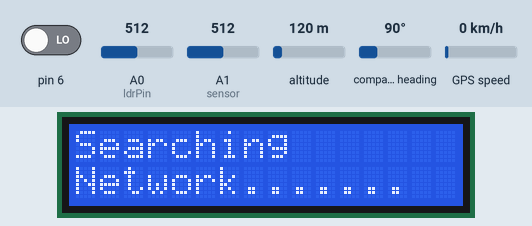
Bench run of a sketch on a simulated Arduino Uno, built with avr-gcc and run on an emulated ATmega328P. Shown: 16×2 character LCD. The test bench sets the inputs (shaded band); at power-on: pin 6 LOW, A0 (ldrPin) = 512, A1 (sensor) = 512, altitude 120 m, compass heading 90°, GPS speed 0 km/h. The GPS gets a fix after 3 s at 37.7749, -122.4194 with 8 satellites; the modem accepts every AT command (registered, SIM ready, sends succeed) and sends nothing else; what the sketch prints to the serial monitor is not drawn.

Above: at 2.3 s.
At 6.4 s:
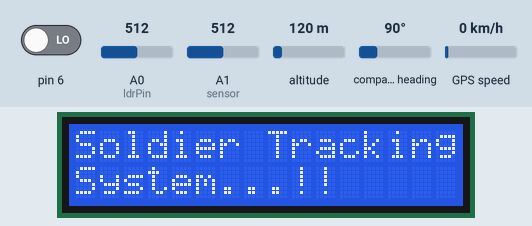
6.5 s: pin 6 driven HIGH
At 9.3 s:
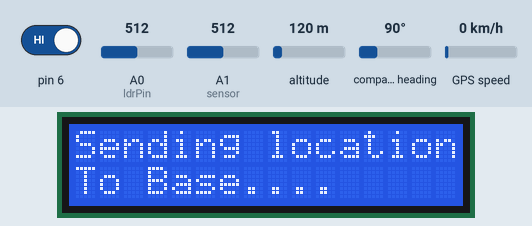
At 22.6 s:
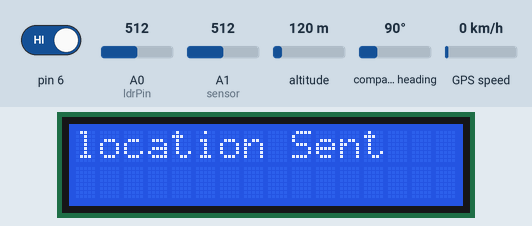
Timing chart, 0 to 24.1 s (numbered marks = the images above; inputs shaded):
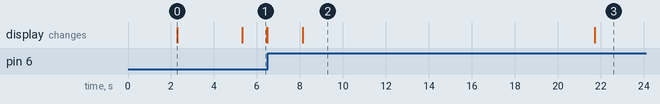

The sketch:

edai_final.ino
```cpp
#include <TinyGPS.h>
#include <SoftwareSerial.h>
#include <Wire.h>
#include <LiquidCrystal_I2C.h>
LiquidCrystal_I2C lcd(0x27, 16, 2);
SoftwareSerial Gsm(7, 8);
char phone_no[] = "XXXXXXXXXX"; //replace with phone no. to get sms

TinyGPS gps;  //Creates a new instance of the TinyGPS object
int state;
String textMessage;
const int sensor=A1;
const int ldrPin = A0;// Assigning analog pin A5 to variable 'sensor'

float tempc; //variable to store temperature in degree Celsius
float vout; //temporary variable to hold sensor reading
void setup()
{
  Serial.begin(9600);
  Gsm.begin(9600);
   delay(2000);

  // AT command to set SIM900 to SMS mode
  Serial.print("AT+CMGF=1\r");
  delay(100);
   // Set module to send SMS data to serial out upon receipt
  Serial.print("AT+CNMI=2,2,0,0,0\r");
  delay(100);
 pinMode(6,INPUT);
 pinMode(sensor,INPUT);
 pinMode(ldrPin, INPUT);
 lcd.init();
  lcd.backlight();
  lcd.clear();
  lcd.print("Searching ");
  lcd.setCursor(0,1);
  lcd.print("Network....... ");
  delay(3000);
}

void loop()
{
   lcd.clear();
     lcd.print("Soldier Tracking");
     lcd.setCursor(0,1);
     lcd.print("System...!!");
     delay(100);


  bool newData = false;
  unsigned long chars;
  unsigned short sentences, failed;

  // For one second we parse GPS data and report some key values
  for (unsigned long start = millis(); millis() - start < 1000;)
  {
    while (Serial.available())
    {
      char c = Serial.read();
      Serial.print(c);
      if (gps.encode(c))
        newData = true;
    }
  }
 /////////////////////////////////////////////////////////////////////////////////////////////////////////////////
 vout=analogRead(sensor); //Reading the value from sensor

vout=(vout*500)/1023;

tempc=vout;

int ldrStatus = analogRead(ldrPin);// Storing value in Degree Celsius
///////////////////////////////////////////////////////////////////////////////////////////////////////////////////
   if(Gsm.available()>0){
    textMessage = Gsm.readString();
   textMessage.toUpperCase();
    delay(10);
  }
  if(textMessage.indexOf("LOCAL")>=0){
    lcd.clear();
     lcd.print("Message Recevived");
     delay(3000);
     lcd.clear();
     lcd.print("Getting ");
     lcd.setCursor(0,1);
     lcd.print("Location ");
     delay(3000);
    float flat, flon;
    unsigned long age;
    gps.f_get_position(&flat, &flon, &age);
    Gsm.print("AT+CMGF=1\r");
    delay(400);
    Gsm.print("AT+CMGS=\"");
    Gsm.print(phone_no);
    Gsm.println("\"");

     lcd.clear();
     lcd.print("Sending location");
     lcd.setCursor(0,1);
     lcd.print("To Base....");
     delay(3000);

    Gsm.println("SOLDIER1 ,Battalion No. 9833456 ");
     Gsm.print("Temperature is  ");
      Gsm.println(tempc);

       Gsm.print("Heartbeat is  ");
      Gsm.println(ldrStatus/10);
    Gsm.print("http://maps.google.com/maps/place");

   // Gsm.print("Latitude = ");
    Gsm.print(flat == TinyGPS::GPS_INVALID_F_ANGLE ? 0.0 : flat, 6);
    //Gsm.print(" Longitude = ");
    Serial.print(",");
    Gsm.print(flon == TinyGPS::GPS_INVALID_F_ANGLE ? 0.0 : flon, 6);
    delay(200);
    Gsm.println((char)26); // End AT command with a ^Z, ASCII code 26
    delay(200);
    Gsm.println();
    delay(10000);
    lcd.clear();
     lcd.print("location Sent");
     delay(3000);
  }

  state= digitalRead(6);
  if(state==1)     //If newData is true
  {
    float flat, flon;
    unsigned long age;
    gps.f_get_position(&flat, &flon, &age);
    Gsm.print("AT+CMGF=1\r");
    delay(400);
    Gsm.print("AT+CMGS=\"");
    Gsm.print(phone_no);
    Gsm.println("\"");

     lcd.clear();
     lcd.print("Sending location");
     lcd.setCursor(0,1);
     lcd.print("To Base....");
     delay(3000);

    Gsm.println("Alert I need help....SOLDIER1 ,Battalion No. 9833456 ");
     Gsm.print("Temperature is  ");
      Gsm.println(tempc);

       Gsm.print("Heartbeat is  ");
      Gsm.println(ldrStatus/10);

    Gsm.print("http://maps.google.com/maps/place/");

   // Gsm.print("Latitude = ");
    Gsm.print(flat == TinyGPS::GPS_INVALID_F_ANGLE ? 0.0 : flat, 6);
    //Gsm.print(" Longitude = ");
    Serial.print(",");
    Gsm.print(flon == TinyGPS::GPS_INVALID_F_ANGLE ? 0.0 : flon, 6);
    delay(200);
    Gsm.println((char)26); // End AT command with a ^Z, ASCII code 26
    delay(200);
    Gsm.println();
    delay(10000);
       lcd.clear();
     lcd.print("location Sent");
     delay(3000);

  }
    else{

     lcd.clear();
     lcd.print("Soldier Tracking");
     lcd.setCursor(0,1);
     lcd.print("System ");
     delay(10);

   }

  Serial.println(failed);
 // if (chars == 0)
   // Serial.println("** No characters received from GPS: check wiring **");
}
```

Measured:
- after the input at 6.5 s, the display: changes after 1.6 s (image 2)
- what the display in image 0 shows lasts 3.0 s, from 2.3 s to 5.3 s
- what the display in image 1 shows lasts 1.1 s, from 5.3 s to 6.4 s
- what the display in image 2 shows lasts 13.6 s, from 8.1 s to 21.7 s
